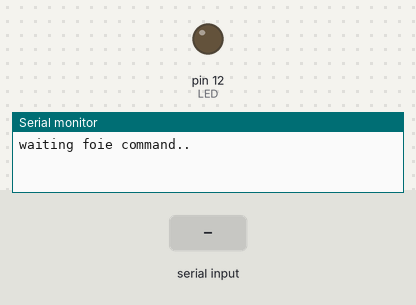
The sketch below on a simulated Arduino Uno, built with avr-gcc and run on an emulated ATmega328P. On the bench: output pins drawn as LEDs (lit = HIGH), the last lines printed to the serial monitor. Inputs (shaded band) come from the test bench.

Above: at 2.8 s.
2.9 s: "1" received over the second serial link
At 3.6 s:
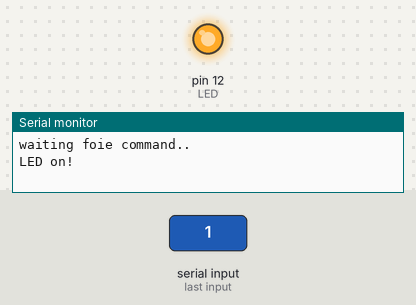
4.5 s: "0" received over the second serial link
At 5.5 s:
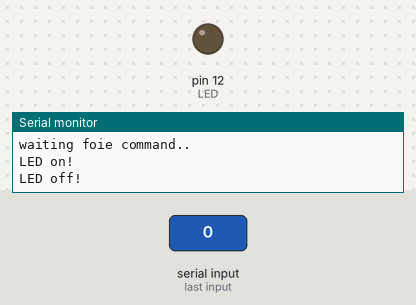
Timing chart, 0 to 7.5 s (numbered marks = the images above; inputs shaded):
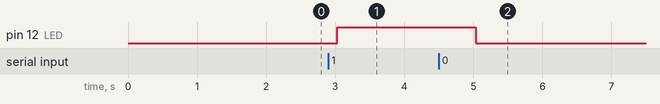

Measured:
- after the input at 2.9 s, pin 12 (LED): LOW → HIGH after 0.13 s
- after the input at 4.5 s, pin 12 (LED): HIGH → LOW after 0.54 s

The sketch:

WEEK3.ino
```cpp
#include<SoftwareSerial.h>
SoftwareSerial Bluetooth(8,9);
int LED=12;
int Data;


void setup() {
  // put your setup code here, to run once:
Bluetooth.begin(9600);
Serial.begin(9600);
Serial.println("waiting foie command..");
Bluetooth.println("send 1 to turn on the LED");
pinMode(LED,OUTPUT);

}

void loop() {
  // put your main code here, to run repeatedly:
if (Bluetooth.available()){
  Data=Bluetooth.read();
 if(Data=='1'){
  digitalWrite(LED,HIGH);
  Serial.println("LED on!");
  Bluetooth.println("LED on!");
 }

 else if(Data=='0'){
  digitalWrite(LED,LOW);
  Serial.println("LED off!");
  Bluetooth.println("LED off!");
 }
 else{;}

}
delay(1000);
}
```
